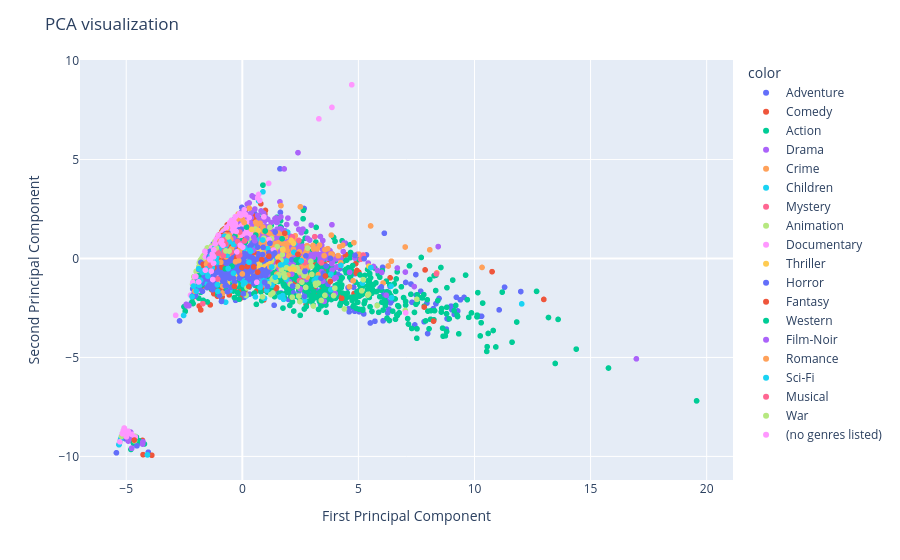

The notebook cell this image was saved under:
### Markdown cell above
PCA

### Code cell
pca = PCA(n_components = 2)
scaler = StandardScaler()
y = df_tsne['Class']
X_pca = pca.fit_transform(X_combined)

df_pca = pd.DataFrame(X_pca, columns=['PC1', 'PC2'])
df_pca.to_csv('../data/df_pca.csv')


fig_pca = px.scatter(x = X_pca[:,0], y =X_pca[:,1], color = y)
fig_pca.update_layout(
    title="PCA visualization",
    xaxis_title="First Principal Component",
    yaxis_title="Second Principal Component",
)
fig_pca.write_image('pca.png')
fig_pca.show()

### Figure 1 — Plotly figure (JSON) as saved in the notebook; plotly's stock layout.template omitted (floating-point values rounded to 4 significant figures; data arrays with more than 128 entries replaced by an {"elided": "..."} marker saying what was removed)
{"data": [{"hovertemplate": "color=Adventure<br>x=%{x}<br>y=%{y}<extra></extra>", "legendgroup": "Adventure", "marker": {"color": "#636efa", "symbol": "circle"}, "mode": "markers", "name": "Adventure", "showlegend": true, "type": "scattergl", "x": {"elided": "653 float values"}, "xaxis": "x", "y": {"elided": "653 float values"}, "yaxis": "y"}, {"hovertemplate": "color=Comedy<br>x=%{x}<br>y=%{y}<extra></extra>", "legendgroup": "Comedy", "marker": {"color": "#EF553B", "symbol": "circle"}, "mode": "markers", "name": "Comedy", "showlegend": true, "type": "scattergl", "x": {"elided": "2779 float values"}, "xaxis": "x", "y": {"elided": "2779 float values"}, "yaxis": "y"}, {"hovertemplate": "color=Action<br>x=%{x}<br>y=%{y}<extra></extra>", "legendgroup": "Action", "marker": {"color": "#00cc96", "symbol": "circle"}, "mode": "markers", "name": "Action", "showlegend": true, "type": "scattergl", "x": {"elided": "1828 float values"}, "xaxis": "x", "y": {"elided": "1828 float values"}, "yaxis": "y"}, {"hovertemplate": "color=Drama<br>x=%{x}<br>y=%{y}<extra></extra>", "legendgroup": "Drama", "marker": {"color": "#ab63fa", "symbol": "circle"}, "mode": "markers", "name": "Drama", "showlegend": true, "type": "scattergl", "x": {"elided": "2226 float values"}, "xaxis": "x", "y": {"elided": "2226 float values"}, "yaxis": "y"}, {"hovertemplate": "color=Crime<br>x=%{x}<br>y=%{y}<extra></extra>", "legendgroup": "Crime", "marker": {"color": "#FFA15A", "symbol": "circle"}, "mode": "markers", "name": "Crime", "showlegend": true, "type": "scattergl", "x": {"elided": "537 float values"}, "xaxis": "x", "y": {"elided": "537 float values"}, "yaxis": "y"}, {"hovertemplate": "color=Children<br>x=%{x}<br>y=%{y}<extra></extra>", "legendgroup": "Children", "marker": {"color": "#19d3f3", "symbol": "circle"}, "mode": "markers", "name": "Children", "showlegend": true, "type": "scattergl", "x": {"elided": "197 float values"}, "xaxis": "x", "y": {"elided": "197 float values"}, "yaxis": "y"}, {"hovertemplate": "color=Mystery<br>x=%{x}<br>y=%{y}<extra></extra>", "legendgroup": "Mystery", "marker": {"color": "#FF6692", "symbol": "circle"}, "mode": "markers", "name": "Mystery", "showlegend": true, "type": "scattergl", "x": [5.096, 8.359, -0.8528, -0.1703, -0.7953, -1.226, 2.435, -0.05813, 0.7119, -0.8121, -0.3282, -0.7489, -0.2752, -0.01877, 0.002434, -0.6619, -0.1925, 5.207, -1.01, -1.53, -0.8174, -0.7212, -0.7263, 2.688, -0.3626, -0.1031, -1.492, 0.05556, -0.8566, 0.9764, -0.6472, -0.5552, -1.093, -1.514, 2.159, -0.8089, 3.411, -0.2835, -0.3386, 2.407, -0.4593, 0.3597, -1.149, -1.633, -5.144, -1.419, 0.1903, 2.463], "xaxis": "x", "y": [-0.04252, -0.7789, 0.1063, 0.201, -0.03035, 0.2594, 0.909, 0.9001, -0.02356, 0.783, 0.6696, -0.3498, 0.5676, 0.2169, -0.106, 0.04556, 0.1725, 0.174, 0.4471, -0.6791, 0.7966, 0.05694, 0.06797, -0.2127, 0.835, 0.8662, -0.5335, 0.9898, 0.05442, -0.3813, 0.5085, -0.2891, -0.3393, -0.1273, 1.093, 0.9911, -0.2203, 0.3477, 0.6138, -0.4908, -0.02692, 0.1919, -1.2, -0.9294, -8.852, -0.3655, 1.343, -1.116], "yaxis": "y"}, {"hovertemplate": "color=Animation<br>x=%{x}<br>y=%{y}<extra></extra>", "legendgroup": "Animation", "marker": {"color": "#B6E880", "symbol": "circle"}, "mode": "markers", "name": "Animation", "showlegend": true, "type": "scattergl", "x": {"elided": "298 float values"}, "xaxis": "x", "y": {"elided": "298 float values"}, "yaxis": "y"}, {"hovertemplate": "color=Documentary<br>x=%{x}<br>y=%{y}<extra></extra>", "legendgroup": "Documentary", "marker": {"color": "#FF97FF", "symbol": "circle"}, "mode": "markers", "name": "Documentary", "showlegend": true, "type": "scattergl", "x": {"elided": "386 float values"}, "xaxis": "x", "y": {"elided": "386 float values"}, "yaxis": "y"}, {"hovertemplate": "color=Thriller<br>x=%{x}<br>y=%{y}<extra></extra>", "legendgroup": "Thriller", "marker": {"color": "#FECB52", "symbol": "circle"}, "mode": "markers", "name": "Thriller", "showlegend": true, "type": "scattergl", "x": [-0.2544, 0.03292, -0.7095, -0.287, -0.6047, 5.451, -0.06265, 0.4473, -0.1432, -0.6408, 2.204, 1.75, -0.259, -0.3419, 1.008, 0.218, -0.1974, -0.8765, -0.5988, -0.8831, -1.06, -1.345, -1.471, 0.7338, -1.352, -0.8852, 2.057, -0.4251, -0.6194, -0.1863, -0.2175, -0.8381, -0.08465, -0.7373, -0.5207, -0.5206, -0.5896, -0.1122, -1.162, -1.037, -0.801, 0.8249, -0.3756, 0.6548, -0.2415, 2.228, 0.4283, -0.313, -1.064, -0.3207, -0.8083, -0.3331, -0.02564, -0.7392, -1.201, 1.184, 0.6426, -1.341, 0.6864, -1.733, -0.7773, -0.2486, -1.298, -0.5848, -0.6112, -0.7411, -1.291, -1.127, -1.206, -0.4367, 2.105, -1.54, -1.246, 1.523, 0.4843, -1.628, 1.106, -0.2376, 1.15, -1.277, 0.4063, -1.247, -1.692, 0.6851], "xaxis": "x", "y": [-0.7575, 0.522, -0.5974, 0.4336, 0.1654, -0.389, -0.01902, -0.8368, 0.08756, -1.25, 0.7663, 0.4267, 0.04737, -0.7965, -0.3872, 0.4916, 0.8296, 0.3993, 0.8955, 0.8446, 0.08893, -0.07262, -0.2278, 0.3976, 0.00118, 0.8624, -0.5331, 0.7381, 0.539, 0.1131, 0.92, -1.101, -0.3277, 1.189, -1.001, -0.2057, -0.197, 0.1708, 0.3683, 0.0207, 0.5468, -0.4914, -0.1814, -0.4768, -0.9442, -0.5467, -0.04156, -1.302, 0.2245, 0.7342, 0.3741, 0.2199, -0.876, 0.319, -0.2206, -0.1086, -0.3424, -0.172, 1.413, -0.9448, 0.7417, 0.9769, 0.01114, 0.7272, 0.6327, -0.0926, -0.08924, -0.2013, -0.2972, 0.4211, 0.9129, -0.6172, -0.1615, 0.07734, -0.4413, -0.8618, -0.1828, 1.123, 0.1266, -0.1598, 1.466, 0.08015, -0.8956, -0.08786], "yaxis": "y"}, {"hovertemplate": "color=Horror<br>x=%{x}<br>y=%{y}<extra></extra>", "legendgroup": "Horror", "marker": {"color": "#636efa", "symbol": "circle"}, "mode": "markers", "name": "Horror", "showlegend": true, "type": "scattergl", "x": {"elided": "468 float values"}, "xaxis": "x", "y": {"elided": "468 float values"}, "yaxis": "y"}, {"hovertemplate": "color=Fantasy<br>x=%{x}<br>y=%{y}<extra></extra>", "legendgroup": "Fantasy", "marker": {"color": "#EF553B", "symbol": "circle"}, "mode": "markers", "name": "Fantasy", "showlegend": true, "type": "scattergl", "x": [-0.1706, -0.8736, 1.826, 2.396, -0.2612, 3.581, 1.142, 0.4958, -1.027, -0.9445, -0.01611, -1.172, -0.1175, -1.11, -4.653, -0.933, -0.4836, -1.138, 0.1104, -0.2371, -0.6352, -1.004, -1.149, -0.6433, -0.8535, 1.544, -1.224, -1.684, -0.3391, -1.647, 0.2767, 4.281, -1.097, 0.4894, -0.4468, 0.8354, 0.2146, 7.832, -0.7299, 3.792, 8.236, 0.6608], "xaxis": "x", "y": [0.1836, -0.4373, 1.276, 0.2132, -0.05955, -0.8853, 0.113, 0.3102, -0.1622, 0.6016, -0.4599, -0.03656, 0.535, 0.4848, -9.174, 0.03197, 0.557, -0.189, 0.9542, 0.05146, 0.9573, 0.6121, 0.1649, 1.266, 1.159, -0.2008, -0.4635, -0.2975, -1.409, -0.4458, -1.412, -2.011, 0.2235, -0.428, 0.6597, -0.06316, -0.4058, -2.453, 0.07144, -1.163, -3.165, -0.6927], "yaxis": "y"}, {"hovertemplate": "color=Western<br>x=%{x}<br>y=%{y}<extra></extra>", "legendgroup": "Western", "marker": {"color": "#00cc96", "symbol": "circle"}, "mode": "markers", "name": "Western", "showlegend": true, "type": "scattergl", "x": [-0.4438, 1.713, -0.7377, 0.1263, -1.025, -0.03654, 0.9828, 0.02781, -0.6938, 0.18, -0.5276, -0.7356, -0.8927, -1.07, -0.751, -0.8766, 0.5788, -0.316, -0.4396, -1.883, 2.318, 3.994, -0.6854], "xaxis": "x", "y": [-0.3826, 0.9971, -0.5227, 0.813, 0.4373, 0.889, 1.388, 0.8765, 0.7717, 1.586, 1.001, 0.7428, 0.5891, 0.5363, 1.07, 0.9255, 1.183, 1.132, 0.5154, -0.8807, -0.07728, 0.8712, 0.7993], "yaxis": "y"}, {"hovertemplate": "color=Film-Noir<br>x=%{x}<br>y=%{y}<extra></extra>", "legendgroup": "Film-Noir", "marker": {"color": "#ab63fa", "symbol": "circle"}, "mode": "markers", "name": "Film-Noir", "showlegend": true, "type": "scattergl", "x": [-1.144, 0.5386, 0.1942, 0.4949, -0.3692, -0.3141, 0.4623, -0.05719, -1.064, -0.9919, -1.073, -0.8715], "xaxis": "x", "y": [0.3673, 0.8933, 1.02, 1.068, 1.015, 0.6722, 0.4091, 0.7363, 0.4135, 0.7973, 0.321, 1.086], "yaxis": "y"}, {"hovertemplate": "color=Romance<br>x=%{x}<br>y=%{y}<extra></extra>", "legendgroup": "Romance", "marker": {"color": "#FFA15A", "symbol": "circle"}, "mode": "markers", "name": "Romance", "showlegend": true, "type": "scattergl", "x": [-0.9241, -1.356, -1.518, -0.9634, -0.9419, -0.5671, -1.541, -0.7513, -1.344, -0.1565, 3.227, 1.181, -0.7178, -0.6997, 0.08135, -0.1252, -0.5759, -0.9274, 0.002234, -0.5661, -0.454, -0.8707, -0.8658, -0.9539, -0.6403, -0.8629, -0.292, -0.8961, -0.9651, -0.4996, -0.9562, -0.08822, 1.598, -2.046, -0.846, -0.8128, -1.514, -1.251], "xaxis": "x", "y": [0.7278, -0.0876, -0.1987, 0.2421, 0.5534, 1.18, -0.301, 0.948, -0.2972, -0.1043, 0.4824, -0.4191, 1.188, 0.09046, 1.813, 0.3124, 0.2278, -0.1937, -0.7833, 0.9457, 0.4982, 0.1422, 0.7715, 0.8705, 1.533, 0.7917, -0.1647, 0.329, 0.5738, 0.9687, 0.7277, 0.4777, -0.3646, -1.656, 0.3112, 0.5421, -0.4969, -0.00314], "yaxis": "y"}, {"hovertemplate": "color=Sci-Fi<br>x=%{x}<br>y=%{y}<extra></extra>", "legendgroup": "Sci-Fi", "marker": {"color": "#19d3f3", "symbol": "circle"}, "mode": "markers", "name": "Sci-Fi", "showlegend": true, "type": "scattergl", "x": [0.1155, 1.266, 0.3591, -0.3798, -1.303, -1.506, -1.515, 1.414, -1.157, -0.6082, -1.262, -1.144, -1.369, -0.9975, -0.7626, -1.194, -0.5673, -1.1, -2.163, -2.102, -1.901, -0.8084, -1.483, -1.467, -0.6592, -1.109, -1.113, -1.576, -4.087, -1.053, -0.7901, -1.215, -1.25, -0.3744, 0.2881, -0.9317, -1.073, 2.54, 1.648, -1.67, -1.054, 12.03, 6.427, -0.7781, -0.7501, -1.8, -1.717, -1.985, 0.3292, -1.86, -0.768, -0.6846, -1.234, -1.271, -0.9568, 4.246, -1.295, -1.123, 0.8763, 5.538, -1.875, 0.11], "xaxis": "x", "y": [-1.231, -0.4314, 0.3589, -0.7398, 0.00382, -0.6174, -0.5155, -0.9427, 0.4345, -0.5092, -0.1892, 0.5689, 0.1059, 0.5929, 0.3723, 0.5301, 0.8401, -0.2021, -1.93, -1.396, -1.186, 0.3215, -0.8919, -0.6274, 0.1614, 0.1221, 0.03581, -0.6726, -9.926, 0.6331, 0.6314, 0.3555, 0.4066, 0.7143, -0.1875, 0.4677, -1.321, -0.1227, -0.3233, -0.6119, -1.664, -2.294, -1.99, 0.527, 0.1902, -1.097, -0.7044, -1.648, 0.414, -1.361, 1.12, 0.6949, -0.1757, 0.08669, 0.5043, -0.3504, -0.4743, 0.05437, 0.9324, -0.463, -0.5144, 0.5187], "yaxis": "y"}, {"hovertemplate": "color=Musical<br>x=%{x}<br>y=%{y}<extra></extra>", "legendgroup": "Musical", "marker": {"color": "#FF6692", "symbol": "circle"}, "mode": "markers", "name": "Musical", "showlegend": true, "type": "scattergl", "x": [-0.1335, -0.2021, -0.1635, -1.094, 3.12, -1.388, -0.1079, 0.09523, -1.176, -0.8132, -0.7717, -1.017, -0.9285, -1.228, -1.062, -0.817, -1.701, -0.7775, -0.1104, -0.9289, -0.7164, -0.4667, -5.161], "xaxis": "x", "y": [0.731, 0.8507, 0.1461, 0.3931, 1.1, -0.3519, 0.1706, 0.8849, 0.4387, 0.1464, 0.3777, 0.2633, 0.777, 0.1381, -1.038, 0.9258, -2.282, 0.937, 1.335, 0.7592, 0.7293, 0.304, -8.849], "yaxis": "y"}, {"hovertemplate": "color=War<br>x=%{x}<br>y=%{y}<extra></extra>", "legendgroup": "War", "marker": {"color": "#B6E880", "symbol": "circle"}, "mode": "markers", "name": "War", "showlegend": true, "type": "scattergl", "x": [-0.7075, -0.5669, -0.6164, -1.122], "xaxis": "x", "y": [0.3793, 0.3734, 1.089, 0.53], "yaxis": "y"}, {"hovertemplate": "color=(no genres listed)<br>x=%{x}<br>y=%{y}<extra></extra>", "legendgroup": "(no genres listed)", "marker": {"color": "#FF97FF", "symbol": "circle"}, "mode": "markers", "name": "(no genres listed)", "showlegend": true, "type": "scattergl", "x": [-2.0, 0.6211, 7.037, -1.274, -1.591, -1.3, -1.338, -0.235, -0.08958, -0.8333, -5.086, -2.052, 0.01887, -1.252, -0.2648, -1.172, -1.409, -1.235, -0.9208, -1.226, -5.161, -1.034, -4.767, -1.881, -5.086, -0.8912, -5.161, 4.714, -5.123, -5.273, -1.61, -0.6828, -1.391, -1.24], "xaxis": "x", "y": [-0.9084, -1.2, -2.745, -1.065, -0.5925, 0.2119, -0.6427, 0.3334, 0.6641, 0.6706, -8.572, -0.9256, 0.5711, 0.1166, 1.366, 0.7435, -0.03042, 0.07877, 0.807, 0.4335, -8.849, 1.177, -8.882, -1.184, -8.572, 0.9073, -8.849, 8.776, -8.71, -9.264, 0.3564, 1.568, -0.06973, -0.2372], "yaxis": "y"}], "layout": {"legend": {"title": {"text": "color"}, "tracegroupgap": 0}, "margin": {"t": 60}, "title": {"text": "PCA visualization"}, "xaxis": {"anchor": "y", "domain": [0, 1], "title": {"text": "First Principal Component"}}, "yaxis": {"anchor": "x", "domain": [0, 1], "title": {"text": "Second Principal Component"}}}}
